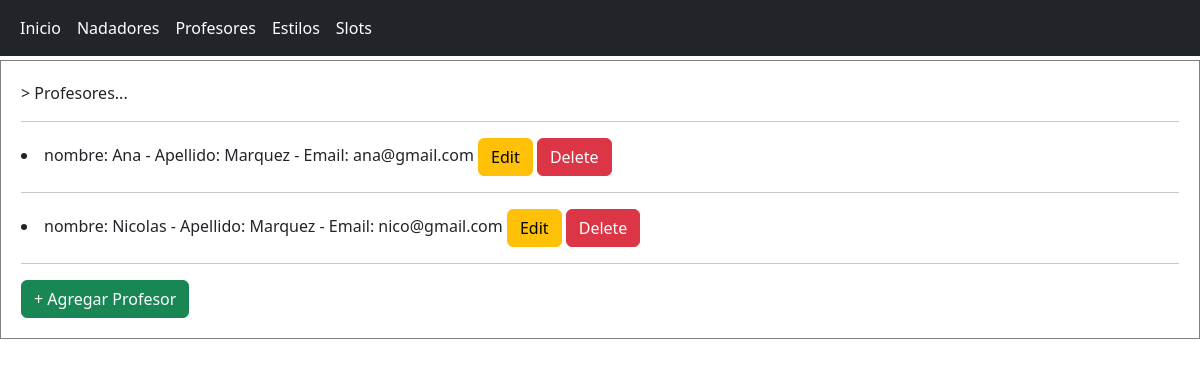
Screenshot of /AppSwim/read_profesores/ with the database file from the repository.
### AppSwim/models.py (models this page shows)
class Profesor(models.Model):
    nombre = models.CharField(max_length=40)
    apellido = models.CharField(max_length=40)
    email = models.EmailField()
    def __str__(self):
        return f'nombre: {self.nombre} - Apellido: {self.apellido} - Email: {self.email}'

### AppSwim/views.py (the view)
# urls.py: path('read_profesores/', read_profesores),
def read_profesores(request):
    profesores = Profesor.objects.all()
    return render(request, 'profesores/read_profesores.html', {'profesores': profesores})

### AppSwim/template/profesores/read_profesores.html
{% extends "inicio.html" %}
{% load static %}
{% block contenido %}
    <p>> Profesores...</p>
    <hr>
    {% for profesor in profesores %}
        <li>
            {{profesor}}
            <a href="/AppSwim/update_profesores/{{profesor.id}}" class="btn btn-warning">Edit</a>
            <a href="/AppSwim/delete_profesores/{{profesor.id}}" class="btn btn-danger">Delete</a>
        </li>
        <hr>
    {% endfor %}
    <a class="btn btn-success" href="/AppSwim/create_profesores">+ Agregar Profesor</a>
{% endblock %}

### rows the page displays
Profesor: nombre+apellido+email "nombre: Ana - Apellido: Marquez - Email: ana@gmail.com"
Profesor: nombre+apellido+email "nombre: Nicolas - Apellido: Marquez - Email: nico@gmail.com"
